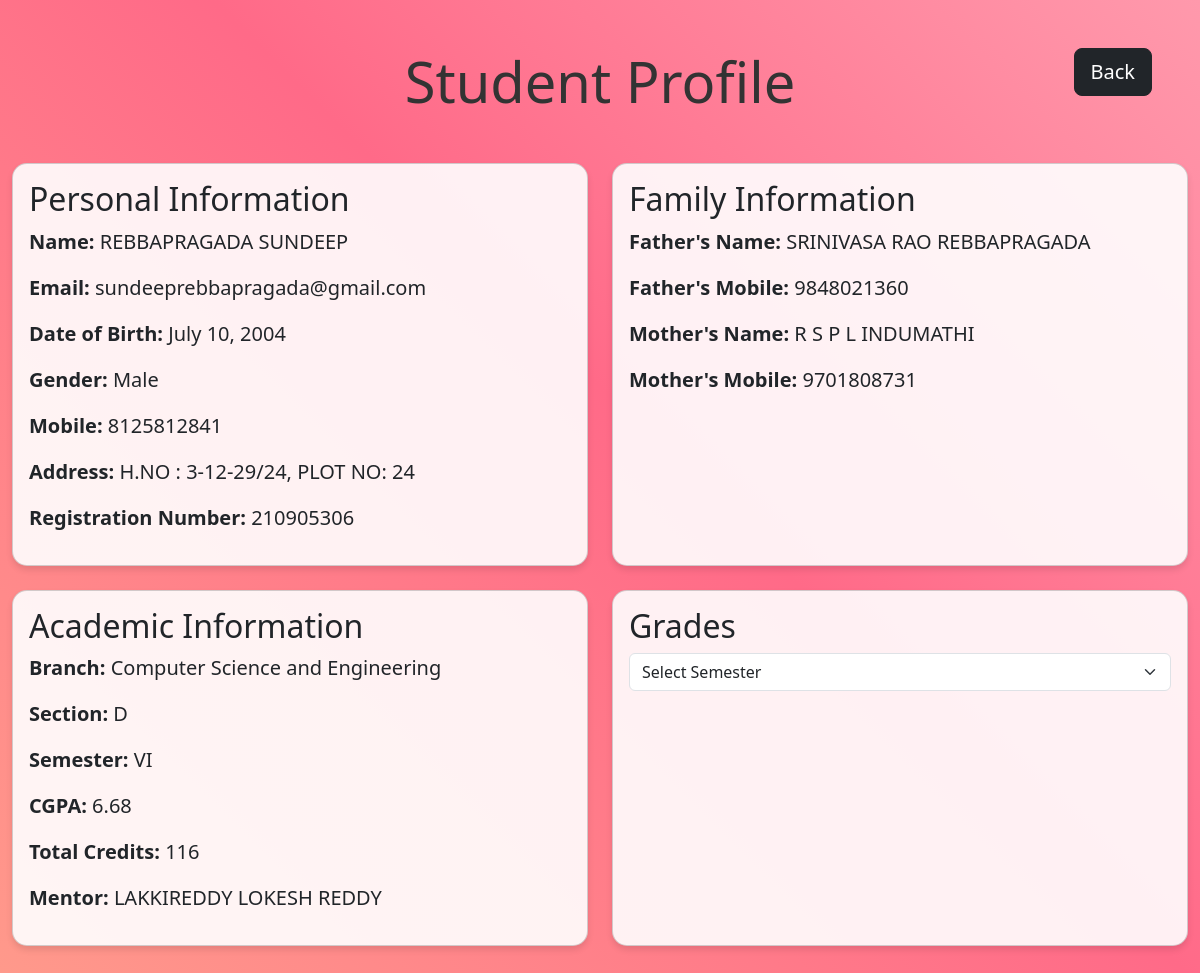
/admin_home/studentProfile/3/ (signed in), run on the app's committed database.
### App/models.py (models this page shows, shortened)
class Student(models.Model):
    user = models.OneToOneField(CustomUser, on_delete=models.CASCADE, primary_key=True)
    name = models.CharField(max_length=100)
    regnum = models.CharField(max_length=100, unique=True)
    mobile = models.CharField(max_length=100)
    dob = models.DateField()
    email = models.EmailField(unique=True)
    address = models.TextField(max_length=500)
    gender = models.CharField(max_length=10)
    father_name = models.CharField(max_length=100)
    father_mobile = models.CharField(max_length=100)
    mother_name = models.CharField(max_length=100)
    mother_mobile = models.CharField(max_length=100)
    branch = models.CharField(max_length=100)
    section = models.CharField(max_length=100)
    semester = models.CharField(max_length=10)
    cgpa = models.FloatField()
    totalCredits = models.IntegerField()
    mentor = models.CharField(max_length=100, null=True, blank=True)
    grades = models.JSONField()

### App/decorators.py (the view)
    def wrapper(request, *args, **kwargs):
        if request.user.is_authenticated and not (request.user.is_mentor or request.user.is_student):
            return function(request, *args, **kwargs)
        else:
            return redirect('home')

### App/views.py (called while the page is built)
@login_required(login_url='login')
@not_mentor_or_student_required
def studentProfile(request, id):
    student = get_object_or_404(Student, user_id=id)
    return render(request, 'studentProfile.html', {'student': student})

### templates/studentProfile.html (shortened to what this page needs)
<!DOCTYPE html>
<html lang="en">
<head>
	<link href="https://cdn.jsdelivr.net/npm/bootstrap@5.3.0-alpha1/dist/css/bootstrap.min.css" rel="stylesheet" />
</head>
<body>
	<div class="container-fluid py-5">
		<a href="{% url 'home' %}" class="btn btn-lg btn-dark back-button position-absolute end-0 me-5">
			 Back
		</a>
		<h1 class="display-4 text-center mb-5">Student Profile</h1>
		<div class="row g-4">
			<div class="col-md-6">
				<div class="card h-100">
					<div class="card-body">
						<h2 class="card-title">Personal Information</h2>
						<p class="fs-5">
							<strong>Name:</strong> {{ student.name }}
						</p>
						<p class="fs-5">
							<strong>Email:</strong> {{ student.email }}
						</p>
						<p class="fs-5">
							<strong>Date of Birth:</strong> {{ student.dob }}
						</p>
						<p class="fs-5">
							<strong>Gender:</strong> {{ student.gender }}
						</p>
						<p class="fs-5">
							<strong>Mobile:</strong> {{ student.mobile }}
						</p>
						<p class="fs-5">
							<strong>Address:</strong> {{ student.address }}
						</p>
						<p class="fs-5">
							<strong>Registration Number:</strong> {{ student.regnum }}
						</p>
					</div>
				</div>
			</div>
			<div class="col-md-6">
				<div class="card h-100">
					<div class="card-body">
						<h2 class="card-title">Family Information</h2>
						<p class="fs-5">
							<strong>Father's Name:</strong> {{ student.father_name }}
						</p>
						<p class="fs-5">
							<strong>Father's Mobile:</strong> {{ student.father_mobile }}
						</p>
						<p class="fs-5">
							<strong>Mother's Name:</strong> {{ student.mother_name }}
						</p>
						<p class="fs-5">
							<strong>Mother's Mobile:</strong> {{ student.mother_mobile }}
						</p>
					</div>
				</div>
			</div>
			<div class="col-md-6">
				<div class="card h-100">
					<div class="card-body">
						<h2 class="card-title">Academic Information</h2>
						<p class="fs-5">
							<strong>Branch:</strong> {{ student.branch }}
						</p>
						<p class="fs-5">
							<strong>Section:</strong> {{ student.section }}
						</p>
						<p class="fs-5">
							<strong>Semester:</strong> {{ student.semester }}
						</p>
						<p class="fs-5">
							<strong>CGPA:</strong> {{ student.cgpa }}
						</p>
						<p class="fs-5">
							<strong>Total Credits:</strong> {{ student.totalCredits }}
						</p>
						<p class="fs-5">
							<strong>Mentor:</strong> {{ student.mentor }}
						</p>
					</div>
				</div>
			</div>
			<div class="col-md-6">
				<div class="card h-100">
					<div class="card-body">
						<h2 class="card-title">Grades</h2>
						<select id="semesterSelect" class="form-select mb-3">
							<option value="">Select Semester</option>
						</select>
					</div>
				</div>
			</div>
		</div>
	</div>
</body>
</html>

### templates/studentProfile.html (style rules this page uses)
body { background: -webkit-linear-gradient(45deg, #ff9a8b 0%, #ff6a88 55%, #ff99ac 100%); background: linear-gradient(45deg, #ff9a8b 0%, #ff6a88 55%, #ff99ac 100%); min-height: 100vh; color: #000; }
.card { background-color: rgba(255, 255, 255, 0.9); border-radius: 15px; box-shadow: 0 4px 6px rgba(0, 0, 0, 0.1); }
h1, h2, h3 { color: #333; }

### data on the page
Student: name "REBBAPRAGADA SUNDEEP", email "sundeeprebbapragada@gmail.com", dob "July 10, 2004", gender "Male", mobile "8125812841", address "H.NO : 3-12-29/24, PLOT NO: 24", regnum "210905306", father_name "SRINIVASA RAO REBBAPRAGADA", father_mobile "9848021360", mother_name "R S P L INDUMATHI", mother_mobile "9701808731", branch "Computer Science and Engineering", section "D", semester "VI", cgpa "6.68", totalCredits "116", mentor "LAKKIREDDY LOKESH REDDY"
